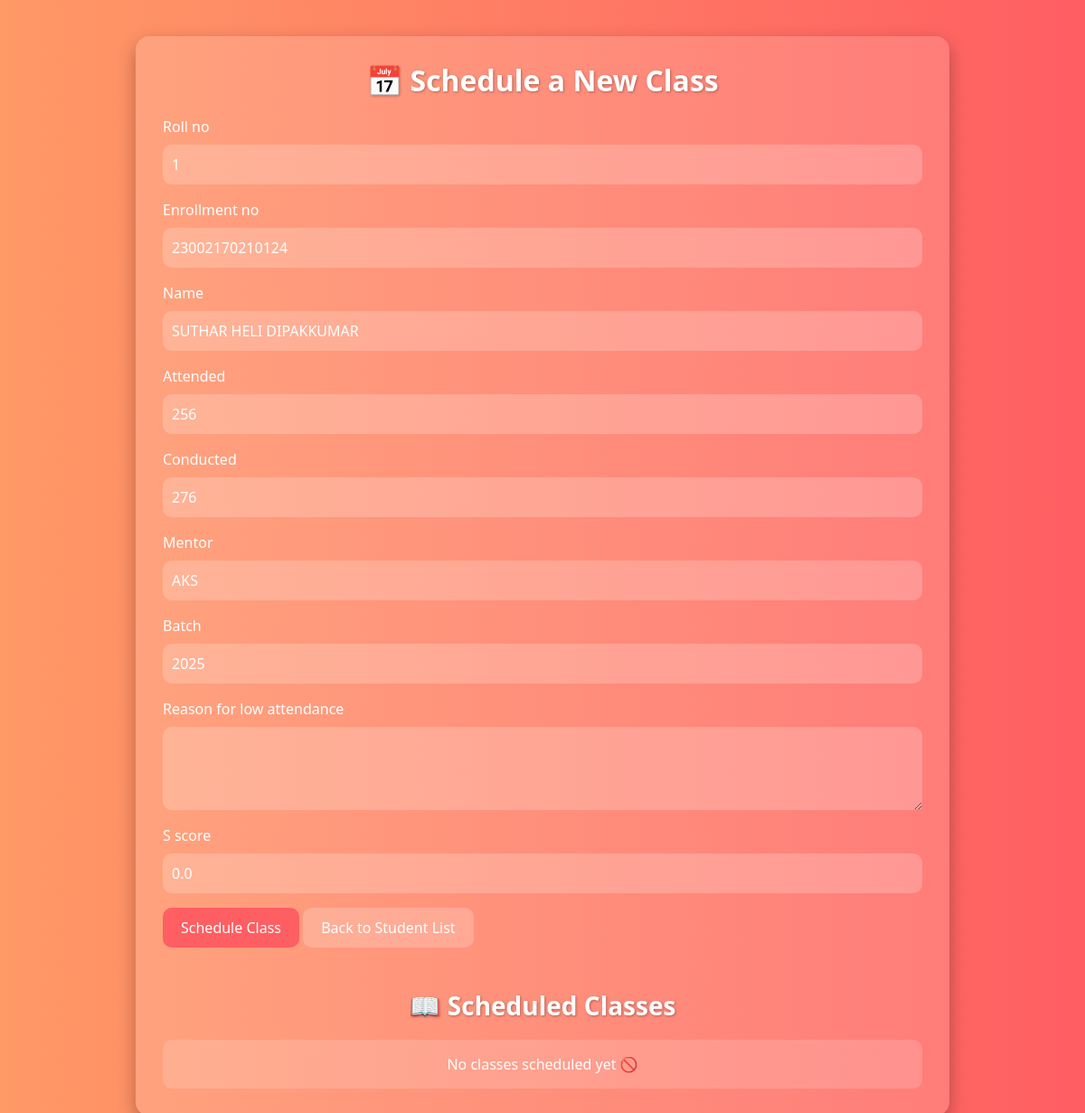
Page /student/edit/135/ (signed in) on the committed database.
### attendance/models.py (models this page shows, shortened)
class Student(models.Model):
    roll_no = models.IntegerField()
    enrollment_no = models.CharField(max_length=20)
    name = models.CharField(max_length=200)
    attended = models.IntegerField()
    conducted = models.IntegerField()
    mentor = models.CharField(max_length=50)
    s_score = models.FloatField(default=0.0) # Ensure default for existing records
    batch = models.IntegerField()
    reason_for_low_attendance = models.TextField(blank=True, null=True) # New field

### attendance/views.py (the view)
# urls.py: path("student/edit/<int:pk>/", views.student_edit, name="student_edit"), # New URL for editing students
def student_edit(request, pk):
    if not request.session.get("admin"):
        messages.error(request, "Access denied. Admin login required.")
        return redirect("home")
    student = get_object_or_404(Student, pk=pk)
    if request.method == "POST":
        form = StudentEditForm(request.POST, instance=student)
        if form.is_valid():
            form.save()
            messages.success(request, f"Student {student.name} updated successfully.")
            return redirect("student_list")
        else:
            messages.error(request, "Error updating student. Please check the form.")
    else:
        form = StudentEditForm(instance=student)
    return render(request, "student_edit.html", {"form": form, "student": student})

### attendance/forms.py
class StudentEditForm(forms.ModelForm):
    class Meta:
        model = Student
        fields = ['roll_no', 'enrollment_no', 'name', 'attended', 'conducted', 'mentor', 'batch', 'reason_for_low_attendance', 's_score']
        widgets = {
            'reason_for_low_attendance': forms.Textarea(attrs={'rows': 3, 'class': 'form-control'}),
            'roll_no': forms.NumberInput(attrs={'class': 'form-control'}),
            'enrollment_no': forms.TextInput(attrs={'class': 'form-control'}),
            'name': forms.TextInput(attrs={'class': 'form-control'}),
            'attended': forms.NumberInput(attrs={'class': 'form-control'}),
            'conducted': forms.NumberInput(attrs={'class': 'form-control'}),
            'mentor': forms.TextInput(attrs={'class': 'form-control'}),
            'batch': forms.NumberInput(attrs={'class': 'form-control'}),
            's_score': forms.NumberInput(attrs={'class': 'form-control', 'step': '0.01'}),
        }

### attendance/templates/student_edit.html (shortened to what this page needs)
<!DOCTYPE html>
<html lang="en">
<head>
    <link href="https://cdn.jsdelivr.net/npm/bootstrap@5.3.3/dist/css/bootstrap.min.css" rel="stylesheet">
</head>
<body>
    <div class="container">
        <h2 class="text-center">📅 Schedule a New Class</h2>
        <form method="post" class="mb-4">
            {% for field in form %}
                <div class="mb-3">
                    <label for="{{ field.id_for_label }}" class="form-label">{{ field.label }}</label>
                    {{ field }}
                </div>
            {% endfor %}
            <button type="submit" class="btn btn-primary">Schedule Class</button>
            <a href="{% url 'student_list' %}" class="btn btn-secondary">Back to Student List</a>
        </form>
        <h3 class="text-center mt-5">📖 Scheduled Classes</h3>
        {% if scheduled_classes %}
            <div class="table-responsive">
                <table class="table table-striped align-middle">
                    <thead>
                        <tr>
                            <th>Title</th>
                            <th>Date</th>
                            <th>Time</th>
                            <th>Conducted By</th>
                            <th>Roll Range</th>
                            <th>Notes</th>
                            <th>Actions</th>
                        </tr>
                    </thead>
                    <tbody>
                        {% for class in scheduled_classes %}
                            <tr>
                                <td>{{ class.title }}</td>
                                <td>{{ class.date }}</td>
                                <td>{{ class.start_time }} - {{ class.end_time }}</td>
                                <td>{{ class.conducted_by }}</td>
                                <td>
                                    {% if class.roll_from and class.roll_to %}
                                        {{ class.roll_from }} - {{ class.roll_to }}
                                    {% else %}
                                        All Students
                                    {% endif %}
                                </td>
                                <td>{{ class.notes }}</td>
                                <td>
                                    <form action="{% url 'delete_class' class.id %}" method="post" style="display:inline;">
                                        {% csrf_token %}
                                        <button type="submit" class="btn btn-danger btn-sm">Delete</button>
                                    </form>
                                </td>
                            </tr>
                        {% endfor %}
                    </tbody>
                </table>
            </div>
        {% else %}
            <div class="no-classes">No classes scheduled yet 🚫</div>
        {% endif %}
    </div>
</body>
</html>

### attendance/templates/student_edit.html (style rules this page uses)
body { font-family: 'Segoe UI', Tahoma, Geneva, Verdana, sans-serif; background: linear-gradient(to right, #ff9966, #ff5e62); color: #fff; margin: 0; padding: 0; display: flex; justify-content: center; align-items: flex-start; min-height: 100vh; }
.container { background-color: rgba(255, 255, 255, 0.15); padding: 30px; border-radius: 15px; box-shadow: 0 8px 20px rgba(0, 0, 0, 0.3); margin-top: 40px; width: 100%; max-width: 900px; }
h2, h3 { font-weight: 600; margin-bottom: 20px; text-shadow: 1px 1px 3px rgba(0, 0, 0, 0.3); color: #fff; }
form { margin-bottom: 30px; }
.form-control, .form-select { border-radius: 10px; padding: 10px; border: none; outline: none; background-color: rgba(255, 255, 255, 0.2); color: #fff; }
.form-control::placeholder { color: rgba(255, 255, 255, 0.7); }
.btn-primary { background-color: #ff5e62; border: none; border-radius: 10px; padding: 10px 20px; transition: 0.3s; }
.btn-secondary { border-radius: 10px; padding: 10px 20px; background-color: rgba(255, 255, 255, 0.2); border: none; color: #fff; transition: 0.3s; }
.no-classes { background: rgba(255, 255, 255, 0.15); padding: 15px; border-radius: 10px; text-align: center; color: #fff; font-weight: 500; }

### rows in the picture
Student: form "1" "23002170210124" "SUTHAR HELI DIPAKKUMAR" "256" "276" "AKS" "2025" "0.0"

### other values in the picture
{{ field.label }} "Roll no" "Enrollment no" "Name" "Attended" "Conducted" "Mentor" "Batch" "Reason for low attendance" "S score"
